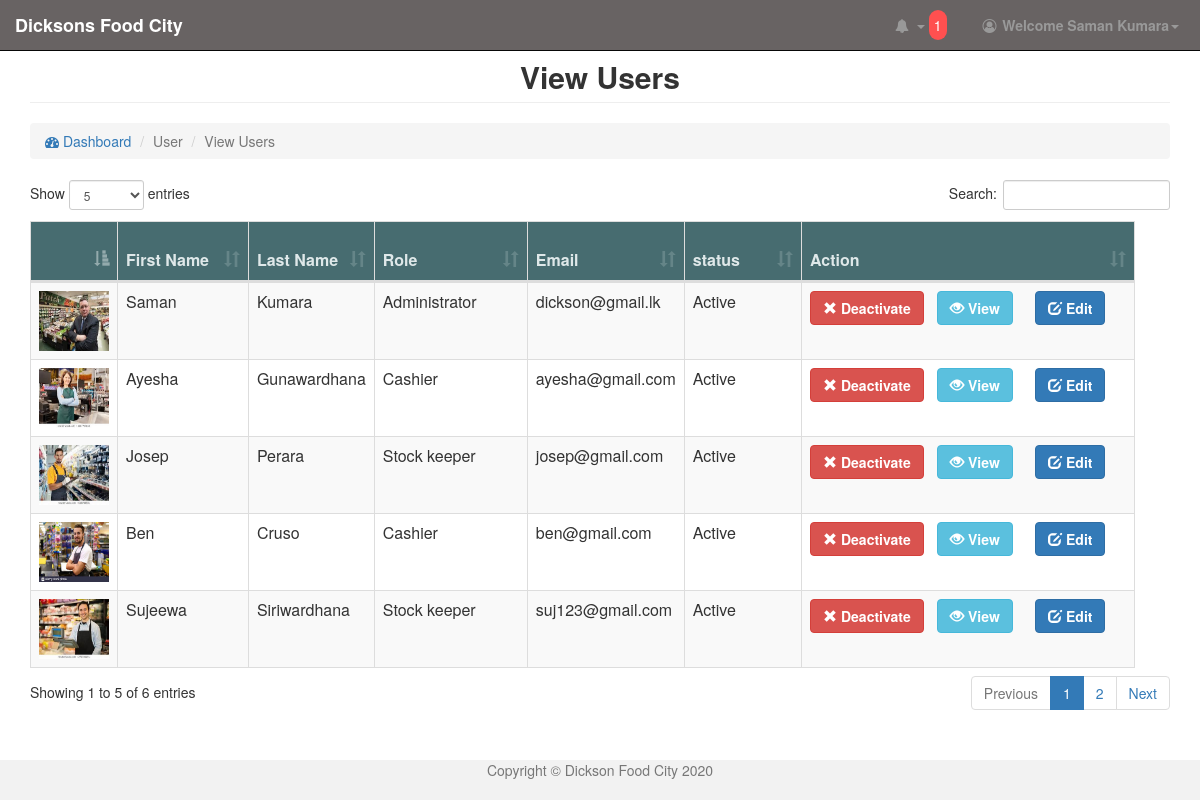
The app's page /view/view-user.php (signed in) with its own data.
### tables this page shows
CREATE TABLE `user` (
  `user_id` int(11) NOT NULL AUTO_INCREMENT,
  `user_fname` varchar(30) NOT NULL,
  `user_lname` varchar(30) NOT NULL,
  `user_image` text NOT NULL,
  `user_email` varchar(80) NOT NULL,
  `user_nic` varchar(12) NOT NULL,
  `user_dob` date NOT NULL,
  `user_create_date` datetime NOT NULL DEFAULT CURRENT_TIMESTAMP,
  `user_updated_date` timestamp NOT NULL DEFAULT CURRENT_TIMESTAMP ON UPDATE CURRENT_TIMESTAMP,
  `user_gender` int(11) NOT NULL,
  `user_cno1` varchar(20) NOT NULL,
  `user_cno2` varchar(20) NOT NULL,
  `user_role` int(11) NOT NULL,
  `user_status` int(11) NOT NULL,
  PRIMARY KEY (`user_id`)
);

CREATE TABLE `role` (
  `role_id` int(11) NOT NULL AUTO_INCREMENT,
  `role_name` varchar(20) NOT NULL,
  `role_status` int(11) NOT NULL,
  PRIMARY KEY (`role_id`)
);

### model/notification_model.php (called while the page is built, shortened)
<?php
class Notification{
    public function getUserNotificationCount($user_id)
    {
        $con=$GLOBALS['con'];
        $sql="SELECT COUNT(notification_id) as cont FROM notification_user"
            . " WHERE user_id='$user_id' AND notification_status='1'";
        $result= $con->query($sql) or die($con->error);
        return $result;
    }
}

### model/user_model.php (called while the page is built, shortened)
<?php
class User{
    function getAllUsers() {
        $con = $GLOBALS["con"];
        $sql ="SELECT * FROM user u, role r WHERE u.user_role=r.role_id";
        $result = $con->query($sql);
        return $result;
    }
}

### view/view-user.php (the view, shortened to what this page needs)
<html>
    <head>
        <link rel="stylesheet" type="text/css" href="../css/dataTables.bootstrap.min.css"/>
      <?php
        include '../includes/bootstrap_includes_css.php';
        include '../model/user_model.php';
        $userObj = new User();
        $userResult=$userObj->getAllUsers();
      ?>
    </head>
    <body>
        <?php
          include_once'header.php';
        ?>
    <div class="container">
        <div class="row">
            <div class="col-md-12">&nbsp;</div>
        </div>
        <div class="row">
            <div class="col-lg-12">
                <center> <h2 class="page-header"><b>View Users</b></h2></center>
            </div>
        </div>
            <ol class="breadcrumb mb-4">
                <li class="breadcrumb-item active"><a href="dashboard.php"><i class="fa fa-dashboard"></i> Dashboard</a></li>
                <li class="breadcrumb-item active">User</li>
                <li class="breadcrumb-item active">View Users</li>
            </ol>
        <div class="row">
            <div class="col-md-12">
            </div>
        </div>
            <div class="row">
                <div class="col-md-12">
                <div class="page-body">
                <div class="table-responsive">
                <table class="table table-bordered table-striped" id="example" role="grid" style="width: 1105px;">
                <thead>
                    <tr role="row" style="background-color: #476c70;color:#dfe8e9;height:60px" >
                        <th style="width: 40px">&nbsp;</th>
                        <th rowspan="1" colspan="1" style="width:110px;">
                            First Name
                        </th>
                        <th rowspan="1" colspan="1" style="width: 80px;">
                            Last Name
                        </th>
                        <th rowspan="1" colspan="1" style="width: 130px;">
                            Role
                        </th>
                        <th rowspan="1" colspan="1" style="width: 100px;">
                           Email
                        </th>
                        <th rowspan="1" colspan="1" style="width: 90px;">
                           status
                        </th>
                        <th class="sorting_disabled" rowspan="1" colspan="1" style="width: 370px;">
                            Action
                        </th>
                    </tr>
                </thead>
                <tbody>
                <?php
                    while($userRow=$userResult->fetch_assoc())
                    {
                    $userId=$userRow["user_id"];
                    $userId=  base64_encode($userId);
                ?>
                 <tr  user_id="">
                    <td><img src="../images/user_image/<?php echo $userRow["user_image"];  ?>" width="70" height="60" /></td>
                    <td><?php echo $userRow["user_fname"];?></td>
                    <td><?php echo $userRow["user_lname"];?></td>
                    <td><?php echo $userRow["role_name"];?></td>
                    <td><?php echo $userRow["user_email"];?></td>
                    <td>
                        <?php if($userRow["user_status"]=="1"){
                             echo "Active";
                            }
                            else{
                                echo "Deactive";
                                }
                        ?>
                    </td>
                    <td>
                        <?php
                            if($userRow["user_status"]=="1")
                            {
                        ?>
                                <button class="btn btn-md btn-danger" style="color: #ffffff" data-toggle="tooltip"  title="Deactive the user" onclick="deactive(<?php  echo $userRow["user_id"]; ?>)">
                                    <span class="glyphicon glyphicon-remove"></span>&nbsp;<b>Deactivate</b>
                                </button>
                        <?php
                            }
                        ?>
                        <a href="../view/display-user.php?user_id=<?php echo $userId;  ?>"  class="btn btn-md btn-info">
                            <span class="glyphicon glyphicon-eye-open"></span>&nbsp;<b>View</b>
                        </a>
                        <a href="../view/edit-user.php?user_id=<?php echo $userId; ?>" class="btn btn-md btn-primary">
                            <span class="glyphicon glyphicon-edit"></span>&nbsp;<b>Edit</b></a>
                    </td>
                </tr>
                  <?php
                    }
                   ?>
                </tbody>
                </table>
                </div>
                </div>
                </div>
            </div>
        <div class="row">
            <div class="col-md-12">&nbsp;</div>
        </div>
        <div class="row">
            <div class="col-md-12">&nbsp;</div>
        </div>
        <div class="row">
            <div class="col-md-12">&nbsp;</div>
        </div>
        </div>
    <?php
    include_once 'footer.php';?>
    </body>
</html>

### includes/bootstrap_includes_css.php
<link rel='stylesheet' type="text/css" href="../bootstrap/css/bootstrap.min.css">
<link rel="stylesheet" type="text/css" href="../css/header1.css">
<link href="../bootstrap/font-awesome-4.7.0/css/font-awesome.min.css" rel="stylesheet" type="text/css">
<link rel="stylesheet" type="text/css" href="../css/modal.css">
<link rel="stylesheet" type="text/css" href="../css/sweetalert.css">
<link rel="stylesheet" type="text/css" href="../css/dataTables.bootstrap.min.css">
<link rel="stylesheet" type="text/css" href="../css/buttons.bootstrap.min.css">
<link rel="stylesheet" type="text/css" href="../css/jquery-ui-css.css">
<link rel="stylesheet" type="text/css" href="https://cdn.datatables.net/datetime/1.0.3/css/dataTables.dateTime.min.css">

### view/header.php (shortened to what this page needs)
<?php
include '../model/notification_model.php';
$notificationObj = new Notification();
$cuser_id=$_SESSION["user"]["user_id"];
$notificationResult= $notificationObj->getUserNotificationCount($cuser_id);
$notification_array=$notificationResult->fetch_assoc();
?>
    <nav class="navbar navbar-inverse navbar-fixed-top" role="navigation">
        <div class="navbar-header">
            <a class="navbar-brand" href="dashboard.php">
                <b>Dicksons Food City</b></a>
        </div>
        <ul class="nav navbar-right navbar-top-links">
            <li class="dropdown navbar-inverse">
                <a class="dropdown-toggle" data-toggle="dropdown" href="#">
                    <i class="fa fa-bell fa-fw"></i> <b class="caret"></b>
                    <span style="background-color: #ff5050;padding:5px;
                              border-radius:50px;color: #FFF">
                        <?php
                        echo $notification_array["cont"];
                        ?>
                        </span>
                </a>
            </li>
            <li class="dropdown">
                <a class="dropdown-toggle" data-toggle="dropdown" href="">
                    <i class="fa fa-user-circle-o fa-fw"></i> <b> Welcome <?php echo $_SESSION["user"]["firstname"]." ".$_SESSION["user"]["lastname"]; ?></b><b class="caret"></b>
                </a>
            </li>
        </ul>
    </nav>

### view/footer.php (shortened to what this page needs)
<div class="footer">
    <footer class="py-12 bg-light mt-auto">
        <div class="container">
            <div class="text-muted">Copyright &copy; Dickson Food City 2020</div>
        </div>
        <div class="row>">&nbsp;</div>
    </footer>
</div>

### css/header1.css (style rules this page uses)
.navbar-header { float: left; }
.navbar-right { text-align: right; }
.navbar-top-links { margin: 0; }
.navbar-top-links li { display: inline-block; }
.navbar-top-links li:last-child { margin-right: 6px; }
.navbar-top-links li a { padding: 15px; min-height: 30px; }
.navbar-top-links>li>a { color: #999; }

### view/footer.php (style rules this page uses)
.footer { position: fixed; left: 0; bottom: 0; width: 100%; background-color: #f2f2f2; text-align: center; }

### records on screen
user: user_image (picture), user_fname "Saman", user_lname "Kumara", role.role_name "Administrator", user_email "dickson@gmail.lk", user_status "Active"
user: user_image (picture), user_fname "Ayesha", user_lname "Gunawardhana", role.role_name "Cashier", user_email "ayesha@gmail.com", user_status "Active"
user: user_image (picture), user_fname "Josep", user_lname "Perara", role.role_name "Stock keeper", user_email "josep@gmail.com", user_status "Active"
user: user_image (picture), user_fname "Ben", user_lname "Cruso", role.role_name "Cashier", user_email "ben@gmail.com", user_status "Active"
user: user_image (picture), user_fname "Sujeewa", user_lname "Siriwardhana", role.role_name "Stock keeper", user_email "suj123@gmail.com", user_status "Active"

### other values on screen
$notification_array["cont"] "1"
$_SESSION["user"]["firstname"] "Saman"
$_SESSION["user"]["lastname"] "Kumara"
